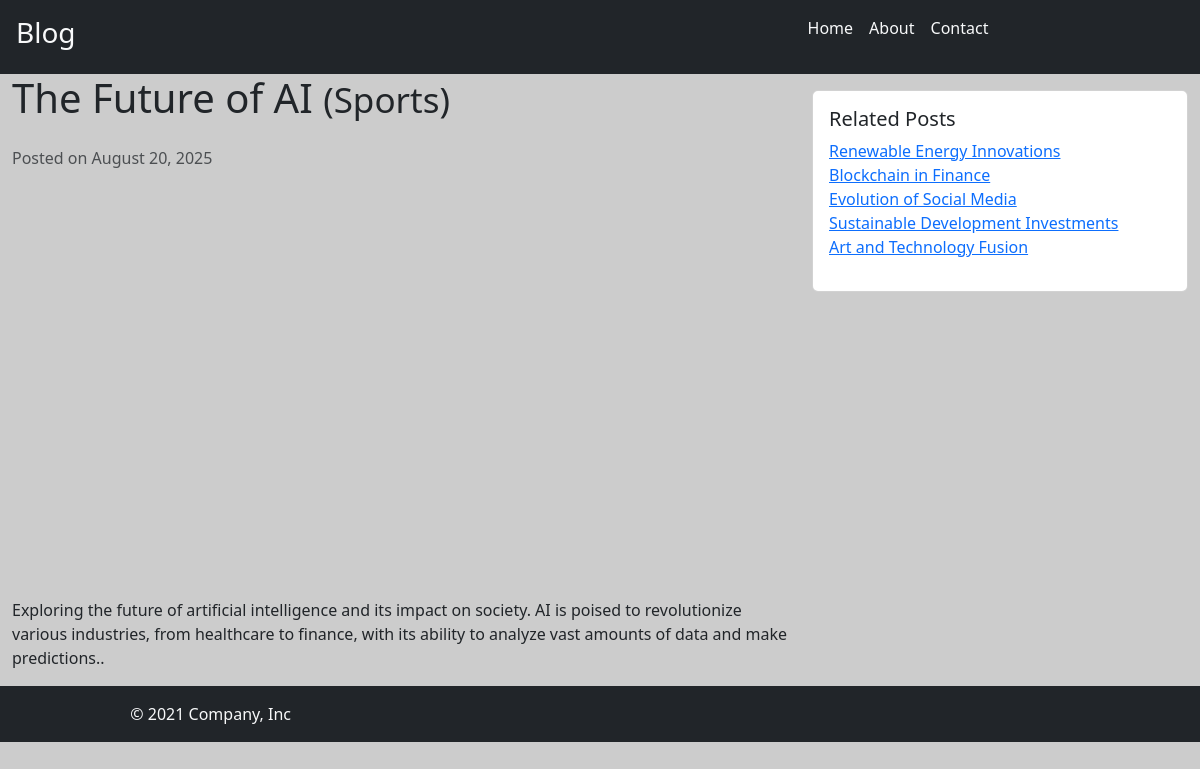
Page /post/the-future-of-ai on the committed database.
### blog/models.py (models this page shows, shortened)
class Post(models.Model):
    title = models.CharField(max_length=100)
    content = models.TextField()
    img_url = models.URLField(null=True)
    created_at = models.DateTimeField(auto_now_add=True)
    slug = models.SlugField(unique=True)
    category = models.ForeignKey(Category,on_delete=models.CASCADE)

class Category(models.Model):
    name = models.CharField(max_length=100)

### blog/views.py (the view)
# urls.py: path("post/<str:slug>",views.detail, name="detail"),
def detail(request,slug):
    try:
        post = Post.objects.get(slug=slug)
        related_posts = Post.objects.filter(category = post.category).exclude(pk=post.id)
    except Post.DoesNotExist:
        raise Http404("Post doesnot exists")
    return render(request,'blog/detail.html',{"post":post,'related_post':related_posts})

### blog/templates/blog/detail.html
{%extends 'blog/base.html'%}
{%block content%}
<div class="container-fluid ">
    <div class="row">
        <div class="col-lg-8">
          <h1 class="mb-4">{{post.title}} <small>({{post.category.name}})</small></h1>
          <p class="text-muted">Posted on {{post.created_at |date:"F j, Y"}}</p>
          <img src="{{post.img_url}}" class="img-fluid mb-4" alt="Blog Image">
          <p>{{post.content}}.</p>
        </div>
        <div class="col-lg-4">
          <div class="card mt-3">
            <div class="card-body">
              <h5 class="card-title">Related Posts</h5>
              <ul class="list-unstyled">
                {%for related_post in related_post%}
                <li><a href="{% url 'blog:detail' slug=related_post.slug %}">{{related_post.title}}</a></li>
                {%endfor%}
              </ul>
            </div>
          </div>
        </div>
    </div>
</div>
{%endblock%}

### blog/static/blog/style.css (style rules this page uses)
body { background-color: #cccccc; }

### rows in the picture
Post: title "The Future of AI", category.name "Sports", created_at "August 20, 2025", content "Exploring the future of artificial intelligence and its impact on society. AI is poised to revolutionize various industries, from healthcare to finance, with its ability to analyze vast amounts of data and make predictions."
Post: title "Renewable Energy Innovations"
Post: title "Blockchain in Finance"
Post: title "Evolution of Social Media"
Post: title "Sustainable Development Investments"
Post: title "Art and Technology Fusion"
